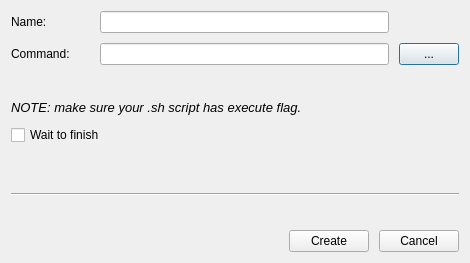
<?xml version="1.0" encoding="UTF-8"?>
<ui version="4.0">
 <class>ScriptEditorDialog</class>
 <widget class="QDialog" name="ScriptEditorDialog">
  <property name="geometry">
   <rect>
    <x>0</x>
    <y>0</y>
    <width>470</width>
    <height>263</height>
   </rect>
  </property>
  <property name="windowTitle">
   <string notr="true">Add Script</string>
  </property>
  <layout class="QVBoxLayout" name="verticalLayout">
   <property name="spacing">
    <number>10</number>
   </property>
   <item>
    <layout class="QGridLayout" name="gridLayout">
     <item row="1" column="1">
      <layout class="QHBoxLayout" name="horizontalLayout_2">
       <item>
        <spacer name="horizontalSpacer_2">
         <property name="orientation">
          <enum>Qt::Horizontal</enum>
         </property>
         <property name="sizeType">
          <enum>QSizePolicy::Minimum</enum>
         </property>
         <property name="sizeHint" stdset="0">
          <size>
           <width>20</width>
           <height>20</height>
          </size>
         </property>
        </spacer>
       </item>
       <item>
        <widget class="QLineEdit" name="pathLineEdit"/>
       </item>
      </layout>
     </item>
     <item row="1" column="0">
      <widget class="QLabel" name="label_2">
       <property name="text">
        <string>Command:</string>
       </property>
      </widget>
     </item>
     <item row="0" column="1">
      <layout class="QHBoxLayout" name="horizontalLayout">
       <item>
        <spacer name="horizontalSpacer">
         <property name="orientation">
          <enum>Qt::Horizontal</enum>
         </property>
         <property name="sizeType">
          <enum>QSizePolicy::Minimum</enum>
         </property>
         <property name="sizeHint" stdset="0">
          <size>
           <width>20</width>
           <height>20</height>
          </size>
         </property>
        </spacer>
       </item>
       <item>
        <widget class="QLineEdit" name="nameLineEdit"/>
       </item>
      </layout>
     </item>
     <item row="3" column="0" colspan="3">
      <widget class="QLabel" name="label_3">
       <property name="font">
        <font>
         <pointsize>10</pointsize>
         <italic>true</italic>
        </font>
       </property>
       <property name="text">
        <string>NOTE: make sure your .sh script has execute flag.</string>
       </property>
      </widget>
     </item>
     <item row="0" column="0">
      <widget class="QLabel" name="label">
       <property name="text">
        <string>Name:</string>
       </property>
      </widget>
     </item>
     <item row="1" column="2">
      <widget class="QPushButton" name="fileSelectButton">
       <property name="sizePolicy">
        <sizepolicy hsizetype="Minimum" vsizetype="Fixed">
         <horstretch>0</horstretch>
         <verstretch>0</verstretch>
        </sizepolicy>
       </property>
       <property name="maximumSize">
        <size>
         <width>60</width>
         <height>16777215</height>
        </size>
       </property>
       <property name="accessibleName">
        <string notr="true"/>
       </property>
       <property name="text">
        <string notr="true">...</string>
       </property>
      </widget>
     </item>
     <item row="2" column="0" colspan="3">
      <widget class="QLabel" name="keywordsLabel">
       <property name="font">
        <font>
         <pointsize>10</pointsize>
        </font>
       </property>
       <property name="text">
        <string/>
       </property>
       <property name="margin">
        <number>4</number>
       </property>
       <property name="textInteractionFlags">
        <set>Qt::LinksAccessibleByMouse|Qt::TextSelectableByMouse</set>
       </property>
      </widget>
     </item>
    </layout>
   </item>
   <item>
    <layout class="QHBoxLayout" name="horizontalLayout_3">
     <property name="topMargin">
      <number>0</number>
     </property>
     <item>
      <widget class="QCheckBox" name="blockingCheckBox">
       <property name="accessibleName">
        <string notr="true"/>
       </property>
       <property name="text">
        <string>Wait to finish</string>
       </property>
      </widget>
     </item>
     <item>
      <spacer name="horizontalSpacer_3">
       <property name="orientation">
        <enum>Qt::Horizontal</enum>
       </property>
       <property name="sizeHint" stdset="0">
        <size>
         <width>40</width>
         <height>20</height>
        </size>
       </property>
      </spacer>
     </item>
    </layout>
   </item>
   <item>
    <spacer name="verticalSpacer">
     <property name="orientation">
      <enum>Qt::Vertical</enum>
     </property>
     <property name="sizeHint" stdset="0">
      <size>
       <width>20</width>
       <height>40</height>
      </size>
     </property>
    </spacer>
   </item>
   <item>
    <widget class="Line" name="line">
     <property name="orientation">
      <enum>Qt::Horizontal</enum>
     </property>
    </widget>
   </item>
   <item>
    <widget class="QLabel" name="messageLabel">
     <property name="accessibleName">
      <string notr="true"/>
     </property>
     <property name="text">
      <string/>
     </property>
    </widget>
   </item>
   <item>
    <layout class="QHBoxLayout" name="horizontalLayout_4">
     <property name="topMargin">
      <number>0</number>
     </property>
     <item>
      <spacer name="horizontalSpacer_4">
       <property name="orientation">
        <enum>Qt::Horizontal</enum>
       </property>
       <property name="sizeHint" stdset="0">
        <size>
         <width>40</width>
         <height>20</height>
        </size>
       </property>
      </spacer>
     </item>
     <item>
      <widget class="QPushButton" name="acceptButton">
       <property name="text">
        <string>Create</string>
       </property>
      </widget>
     </item>
     <item>
      <widget class="QPushButton" name="cancelButton">
       <property name="text">
        <string>Cancel</string>
       </property>
      </widget>
     </item>
    </layout>
   </item>
  </layout>
 </widget>
 <resources/>
 <connections>
  <connection>
   <sender>cancelButton</sender>
   <signal>clicked()</signal>
   <receiver>ScriptEditorDialog</receiver>
   <slot>reject()</slot>
   <hints>
    <hint type="sourcelabel">
     <x>337</x>
     <y>195</y>
    </hint>
    <hint type="destinationlabel">
     <x>394</x>
     <y>167</y>
    </hint>
   </hints>
  </connection>
  <connection>
   <sender>acceptButton</sender>
   <signal>clicked()</signal>
   <receiver>ScriptEditorDialog</receiver>
   <slot>accept()</slot>
   <hints>
    <hint type="sourcelabel">
     <x>262</x>
     <y>194</y>
    </hint>
    <hint type="destinationlabel">
     <x>319</x>
     <y>173</y>
    </hint>
   </hints>
  </connection>
  <connection>
   <sender>fileSelectButton</sender>
   <signal>clicked()</signal>
   <receiver>ScriptEditorDialog</receiver>
   <slot>selectScriptPath()</slot>
   <hints>
    <hint type="sourcelabel">
     <x>356</x>
     <y>60</y>
    </hint>
    <hint type="destinationlabel">
     <x>391</x>
     <y>88</y>
    </hint>
   </hints>
  </connection>
 </connections>
 <slots>
  <slot>selectScriptPath()</slot>
 </slots>
</ui>
